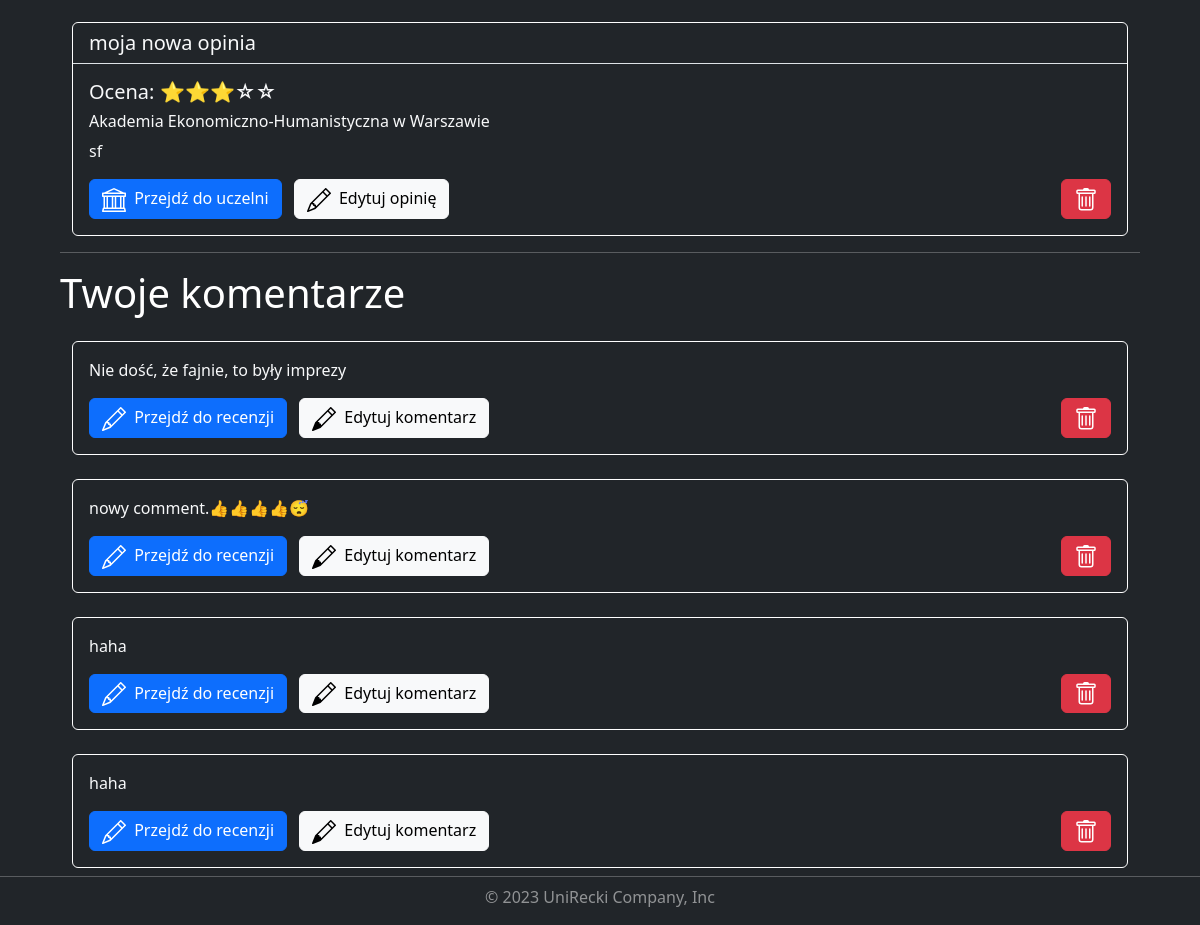
The app's page /account/profile/1/ (signed in, lower part), older data.
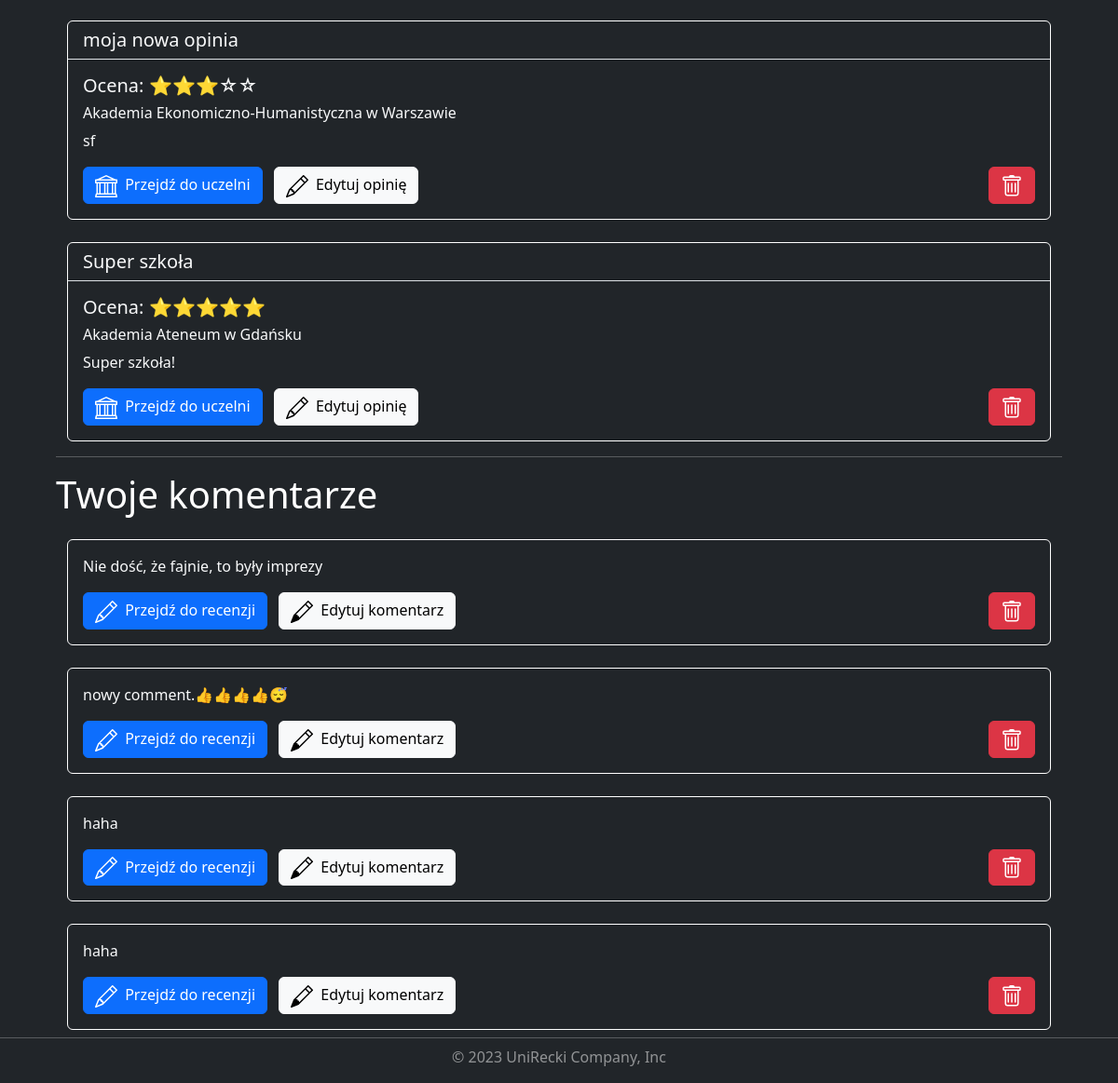
The same page, newer data.
### universities/models.py (models this page shows, shortened)
class Review(models.Model):
    title = models.CharField( max_length=150)
    description = models.CharField( max_length=3000)
    rating = models.IntegerField(validators=[
            MaxValueValidator(5),
            MinValueValidator(1)
        ])
    add_date = models.DateTimeField(default=timezone.now, blank=True)
    university = models.ForeignKey(University, on_delete=models.CASCADE)
    user = models.ForeignKey(User, on_delete=models.CASCADE)
    users_like = models.ManyToManyField(User, related_name='images_liked', blank=True)
    class Meta:
        verbose_name = 'Review'
        verbose_name_plural = 'Reviews'

class University(models.Model):
    name = models.CharField(max_length=150)
    search_name = models.CharField(max_length=150, blank=True)
    voivodeship = models.CharField(max_length=150)
    city = models.CharField(max_length=150)
    link = models.CharField(max_length=150)
    class Meta:
        verbose_name = 'University'
        verbose_name_plural = 'Universities'

class Comment(models.Model):
    description = models.CharField( max_length=3000)
    add_date = models.DateTimeField(default=timezone.now, blank=True)
    review = models.ForeignKey(Review, on_delete=models.CASCADE)
    user = models.ForeignKey(User, on_delete=models.CASCADE)
    class Meta:
        verbose_name = 'Comment'
        verbose_name_plural = 'Comments'

### account/views.py (the view, shortened to what this page needs)
# urls.py: path('profile/<int:user_id>/', views.profile, name='profile'),
@login_required
def profile(request, user_id):
    if request.user.id != user_id:
        return redirect('index')
    user = User.objects.get(id=user_id)
    reviews = Review.objects.filter(user=user)
    comments = Comment.objects.filter(user=user)
    return render(request, 'account/profile.html', {
        'user': user,
        'reviews': reviews,
        'comments': comments
        })

### account/templates/account/profile.html (shortened to what this page needs)
{% extends "base.html" %}
{% load static %}
{% block css %}
    <link rel="stylesheet" href={% static "account/profile.css" %}>
{% endblock css %}
{% block content %}
    <div class="container mt-5">
        {% for review in reviews %}
            <div class="card bg-dark text-light mt-4">
                <h5 class="card-header border-bottom">{{ review.title }}</h5>
                <div class="card-body">
                    <h5 class="card-title">
                        Ocena:
                        {% if review.rating == 5 %}
                            ⭐⭐⭐⭐⭐
                        {% elif review.rating == 4 %}
                            ⭐⭐⭐⭐☆
                        {% elif review.rating == 3 %}
                            ⭐⭐⭐☆☆
                        {% elif review.rating == 2 %}
                            ⭐⭐☆☆☆
                        {% elif review.rating == 1 %}
                            ⭐☆☆☆☆
                        {% endif %}
                    </h5>
                    <h6 class="card-title">{{ review.university.name }}</h6>
                    <p class="card-text">{{ review.description }}</p>
                    <div class="row">
                        <div class="col-10">
                            <a href="{% url 'university_detail' review.university.id %}"
                               class="btn btn-primary me-2">
                            Przejdź do uczelni</a>
                            <a href="{% url 'review_update' review.id %}"
                               class="btn btn-light me-2 review-edit">
                            Edytuj opinię</a>
                        </div>
                        <div class="col-2 d-flex justify-content-end align-items-end">
                            <a href="{% url 'review_delete' review.id %}"
                               class="btn btn-danger"
                               value="Usuń opinię">
                            </a>
                        </div>
                    </div>
                </div>
            </div>
        {% empty %}
            <div class="row">
                <p class="p-0 mt-4">
                    Nie dodano jeszcze żadnej opinii. Aby to zrobić, przejdź do zakładki <a href="{% url 'university_list' %}">uczelnie.</a>
                </p>
            </div>
        {% endfor %}
        <div class="row">
            <hr class="mt-3">
            <h1 class="m-0 p-0">Twoje komentarze</h1>
        </div>
        {% for comment in comments %}
            <div class="card bg-dark text-light mt-4">
                <div class="card-body">
                    <p class="card-text">{{ comment.description }}</p>
                    <div class="row">
                        <div class="col-10">
                            <a href="{% url 'review_detail' comment.review.pk %}"
                               class="btn btn-primary me-2">
                                Przejdź do recenzji
                            </a>
                            <a href="{% url 'comment_update' comment.pk %}"
                               class="btn btn-light me-2 comment-edit">
                                Edytuj komentarz
                            </a>
                        </div>
                        <div class="col-2 d-flex justify-content-end align-items-end">
                            <a href="{% url 'comment_delete' comment.pk %}"
                               class="btn btn-danger"
                               title="Usuń komentarz">
                            </a>
                        </div>
                    </div>
                </div>
            </div>
        {% empty %}
            <div class="row">
                <p class="p-0 mt-4">
                    Nie dodano jeszcze żadnego komentarza. Aby to zrobić, przejdź do zakładki <a href="{% url 'university_list' %}">uczelnie.</a>
                </p>
            </div>
        {% endfor %}
    </div>
{% endblock content %}

Row changes from the older to the newer data that the page shows:
added Review: title "Super szkoła", university.name "Akademia Ateneum w Gdańsku", description "Super szkoła!"
